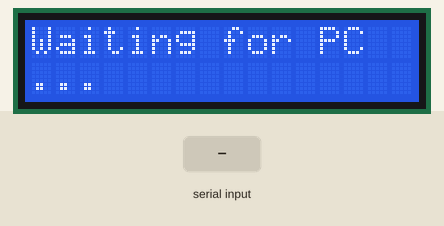
This sketch was run on a simulated Arduino Uno, built with avr-gcc and run on an emulated ATmega328P. Shown: 16×2 character LCD. The test bench sets the inputs (shaded band).

Above: at 1.2 s.
1.3 s: "1\n" received over Serial
At 2.4 s:
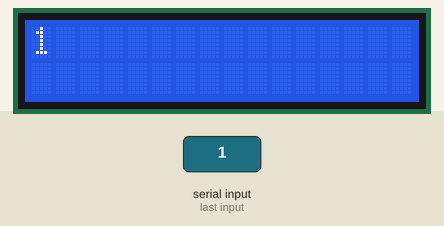
2.8 s: "0\n" received over Serial
At 3.5 s:
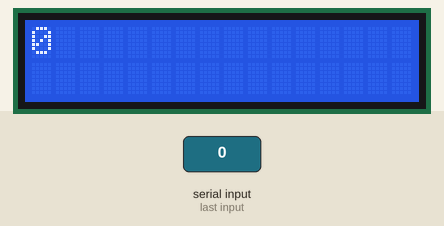
4.3 s: "2\n" received over Serial
At 4.7 s:
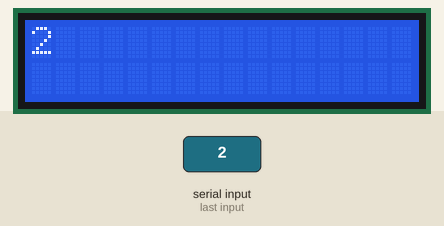
Timing chart, 0 to 7.3 s (numbered marks = the images above; inputs shaded):
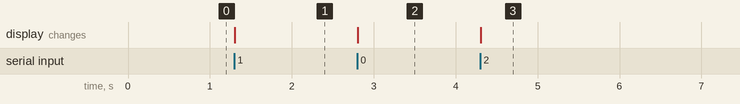

The sketch:

lcd_serial_listener.ino
```cpp
// LCD Listener - v2, Step 3
// The Uno waits for text from the PC over USB and shows it on the LCD.
// Message format (one line per screen):   top row text|bottom row text

#include <LiquidCrystal.h>

// ----- Wiring -----
// LCD: RS=7, E=8, D4=9, D5=10, D6=11, D7=12
LiquidCrystal lcd(7, 8, 9, 10, 11, 12);

// Helper: clear the LCD and show two rows of text
void showScreen(String top, String bottom) {
  lcd.clear();
  lcd.setCursor(0, 0);
  lcd.print(top);
  lcd.setCursor(0, 1);
  lcd.print(bottom);
}

void setup() {
  lcd.begin(16, 2);
  Serial.begin(9600);          // open the USB "text line" to the PC
  showScreen("Waiting for PC", "...");
}

void loop() {
  // Is a message waiting in the mailbox?
  if (Serial.available() > 0) {
    String msg = Serial.readStringUntil('\n');  // read one line
    msg.trim();                                 // remove hidden characters at the ends

    int bar = msg.indexOf('|');                 // where's the divider? (-1 = not found)
    String top;
    String bottom;

    if (bar != -1) {
      top = msg.substring(0, bar);              // text before the |
      bottom = msg.substring(bar + 1);          // text after the |
    } else {
      top = msg;                                // no | : whole message on the top row
      bottom = "";
    }

    showScreen(top, bottom);
  }
}
```

Measured:
- after the input at 1.3 s, the display: changes at once (image 1)
- after the input at 2.8 s, the display: changes at once (image 2)
- after the input at 4.3 s, the display: changes at once (image 3)
